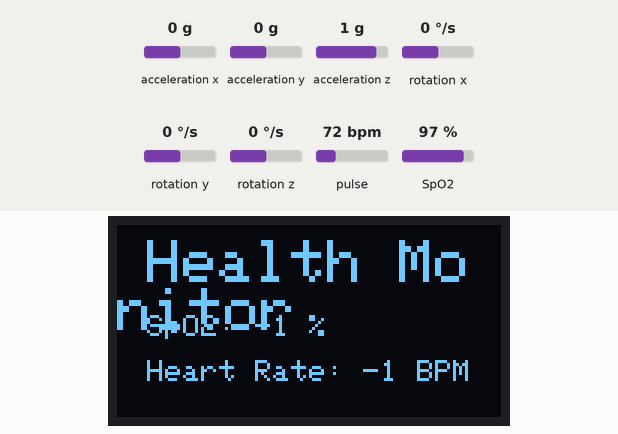
A sketch run on a simulated ESP32. Parts: 128×64 one-colour display. The inputs (shaded band) are chosen by the test bench; at power-on: acceleration x 0 g, acceleration y 0 g, acceleration z 1 g, rotation x 0 °/s, rotation y 0 °/s, rotation z 0 °/s, pulse 72 bpm, SpO2 97 %. Nothing arrives over Bluetooth unless stated; what the sketch prints to the serial monitor is not drawn.

Above: at 3.9 s.
4.0 s: acceleration x set to -1.4 g
Timing chart, 0 to 7.0 s (numbered marks = the images above; inputs shaded):
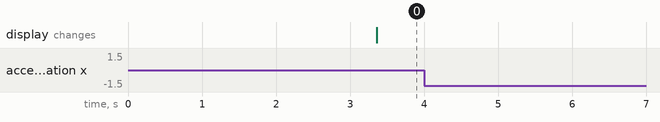

Measured:
- after the input at 4.0 s, every drawn part: stays the same

The sketch:

FinalV.ino
```cpp
#include <Wire.h>
#include <Adafruit_GFX.h>
#include <Adafruit_SSD1306.h>
#include "MAX30105.h"
#include "spo2_algorithm.h"
#include "BluetoothSerial.h"
#include <MPU6050.h>

#define SCREEN_WIDTH 128
#define SCREEN_HEIGHT 64
#define OLED_RESET -1
Adafruit_SSD1306 display(SCREEN_WIDTH, SCREEN_HEIGHT, &Wire, OLED_RESET);

MAX30105 particleSensor;
MPU6050 mpu;
BluetoothSerial SerialBT;

#define MAX_SAMPLES 100
uint32_t irBuffer[MAX_SAMPLES];
uint32_t redBuffer[MAX_SAMPLES];

int32_t spo2;
int8_t validSpO2;
int32_t heartRate;
int8_t validHeartRate;

#define HR_AVG_WINDOW 25  // Heart rate average window in seconds (25 seconds)
#define SPO2_AVG_WINDOW 30  // SpO2 average window in seconds (30 seconds)

// Timing for HR and SpO2 calculations
unsigned long lastHRUpdate = 0;
unsigned long lastSpO2Update = 0;

int hrSamples = 0, spo2Samples = 0;
long hrSum = 0, spo2Sum = 0;

int averagedHR = -1;
int averagedSpO2 = -1;

bool isStable = true;
void setup() {
  Serial.begin(115200);
  SerialBT.begin("ESP32_PulseOximeter");

  if (!display.begin(SSD1306_SWITCHCAPVCC, 0x3C)) {
    Serial.println("OLED not found!");
    while (1);
  }

  display.clearDisplay();
  display.setTextSize(1);
  display.setTextColor(WHITE);
  display.setCursor(10, 10);
  display.println("Initializing...");
  display.display();
  delay(2000);

  if (!particleSensor.begin(Wire, I2C_SPEED_STANDARD)) {
    Serial.println("MAX30102 NOT detected!");
    while (1);
  }

  particleSensor.setup(0xFF, 4, 2, 400, 411, 16384);
  Serial.println("MAX30102 Ready!");

  Wire.begin();
  mpu.initialize();
  if (!mpu.testConnection()) {
    Serial.println("MPU6050 NOT detected!");
    while (1);
  }
  Serial.println("MPU6050 Ready!");
}

bool isDeviceStable() {
  int16_t ax, ay, az;
  mpu.getAcceleration(&ax, &ay, &az);
  float magnitude = sqrt(ax * ax + ay * ay + az * az);
  return (magnitude > 15000 && magnitude < 18000);
}

void showOLED(int spo2, int hr) {
  display.clearDisplay();
  display.setTextSize(2);
  display.setCursor(10, 5);
  display.println("Health Monitor");

  display.setTextSize(1);
  display.setCursor(10, 30);
  display.print("SpO2: ");
  display.print(spo2);
  display.println(" %");

  display.setTextSize(1);
  display.setCursor(10, 45);
  display.print("Heart Rate: ");
  display.print(hr);
  display.println(" BPM");

  display.display();
}

void loop() {
  isStable = isDeviceStable();

  if (!isStable) {
    Serial.println("Device moving... Skipping.");
    delay(1000);
    return;
  }

  for (int i = 0; i < MAX_SAMPLES; i++) {
    while (!particleSensor.check()) delay(1);
    redBuffer[i] = particleSensor.getRed();
    irBuffer[i] = particleSensor.getIR();
  }

  maxim_heart_rate_and_oxygen_saturation(irBuffer, MAX_SAMPLES, redBuffer, &spo2, &validSpO2, &heartRate, &validHeartRate);

  unsigned long currentMillis = millis();

  // Calculate the heart rate average every 25 seconds
  if (heartRate >= 40 && heartRate <= 140) {
    hrSamples++;
    hrSum += heartRate;
  }

  // Calculate the SpO2 average every 30 seconds
  if (spo2 >= 90 && spo2 <= 100) {
    spo2Samples++;
    spo2Sum += spo2;
  }

  // Update Heart Rate every 25 seconds
  if (currentMillis - lastHRUpdate >= HR_AVG_WINDOW * 1000) {
    if (hrSamples > 0) {
      averagedHR = hrSum / hrSamples;  // Calculate average HR
    }

    // Reset HR calculation variables after 25 seconds
    hrSamples = 0;
    hrSum = 0;
    lastHRUpdate = currentMillis; // Set last HR update time

    // Print Heart Rate to Serial Monitor and Bluetooth
    Serial.println("HR:" + String(averagedHR));
    SerialBT.println("HR:" + String(averagedHR));
  }

  // Update SpO2 every 30 seconds
  if (currentMillis - lastSpO2Update >= SPO2_AVG_WINDOW * 1000) {
    if (spo2Samples > 0) {
      averagedSpO2 = spo2Sum / spo2Samples;  // Calculate average SpO2
    }

    // Reset SpO2 calculation variables after 30 seconds
    spo2Samples = 0;
    spo2Sum = 0;
    lastSpO2Update = currentMillis; // Set last SpO2 update time

    // Print SpO2 to Serial Monitor and Bluetooth
    Serial.println("SPO2:" + String(averagedSpO2));
    SerialBT.println("SPO2:" + String(averagedSpO2));
  }

  // Show values on OLED
  showOLED(averagedSpO2, averagedHR);

  delay(1000);  // Delay for 1 second before the next loop iteration
}
```
